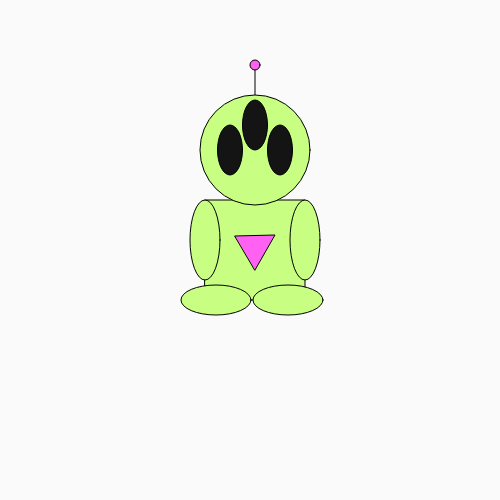
Frame 1 (no input)
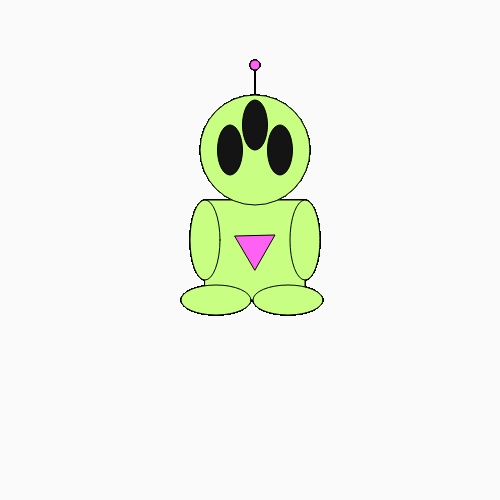
Frame 60 (no input)
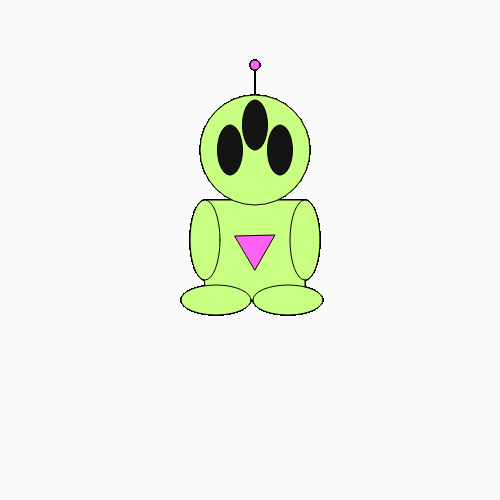
Frame 120 (the mouse pressed at the canvas centre since frame 60)

The p5.js sketch that drew these frames (run headless with seeded random() and noise() and a simulated clock; from frame 60 on, the mouse is pressed at the canvas centre):

// p5.js sketch
// ── sketch.js
function setup(){
  createCanvas(500,500);
  background(250);
}

function draw(){
  //antena
  fill(255,98,242);
  line(255,95,255,65);
  circle(255,65,10);
  
  //body
  fill(200,255,131);
  rect(205,200,100,100);
  
  //head
  fill(200,255,131);
  circle(255,150,110);
  
  //eyes
  fill(20,20,20);
  ellipse(230,150,25,50); // Adjusted size and position
  ellipse(280,150,25,50); // Adjusted size and position
  ellipse(255,125,25,50); // Adjusted size and position for the third eye
  
  //feet
  fill(200,255,131);
  ellipse(216,300,70,30);
  ellipse(288,300,70,30);

  //arms
  fill(200,255,131);
  ellipse(205,240,30,80);
  ellipse(305,240,30,80);
  
  //triangle
  fill(255,98,242); // Adjusted color value to fit within 0-255 range
  triangle(235,236,275,235,255,270);
}
